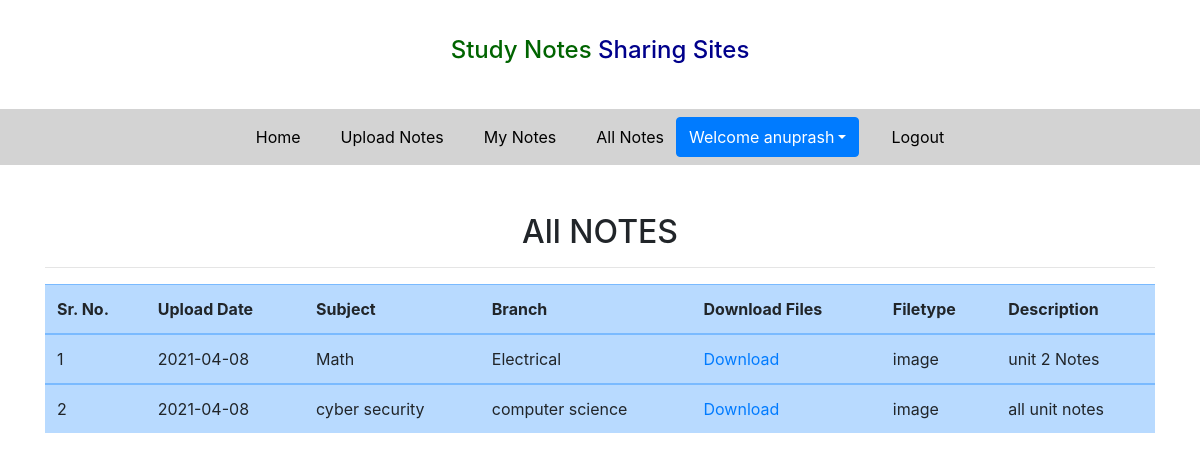
Screenshot of /view_all_notes/ (signed in) with the database file from the repository.
### notes/models.py (models this page shows, shortened)
class Notes(models.Model):
    user = models.ForeignKey(User,on_delete=models.CASCADE)
    uploadingdate = models.CharField(max_length=10)
    branch = models.CharField(max_length=10)
    subject = models.CharField(max_length=15)
    filetype = models.CharField(max_length=15)
    notesfile = models.FileField (null=True)
    role = models.CharField(max_length=15, null=True)
    description = models.CharField(max_length=150, null=True)
    status = models.CharField(max_length=15,null=True)

### notes/views.py (the view)
# urls.py: path('view_all_notes/', views.view_all_notes,name='view_all_notes'),
def view_all_notes(request):
    if not request.user.is_authenticated:
        return redirect('/login/')
    notes= Notes.objects.filter(status='Accept')
    d = {'notes':notes}
    return render(request,'view_all_notes.html',d)

### notes/templates/view_all_notes.html (shortened to what this page needs)
<!DOCTYPE html>
<html lang="en">
<head>
</head>
<body>
</body>
</html>{% extends 'user_navigation.html' %}
{% load static %}
{% block body %}
<div class="container mt-5">
    <div class="row">
        <div class="col-sm-12">
            <h2 class="text-center">All NOTES</h2>
            <hr>
            <div class="mt-3">
                <table class="table table-primary">
                    <thead>
                    <tr>
                        <th>Sr. No.</th>
                        <th>Upload Date</th>
                        <th>Subject</th>
                        <th>Branch</th>
                        <th>Download Files</th>
                        <th>Filetype</th>
                        <th>Description</th>
                    </tr>
                    </thead>
                    {% for i in notes %}
                    <tbody>
                        <tr>
                            <td>{{forloop.counter}}</td>
                            <td>{{i.uploadingdate}}</td>
                            <td>{{i.subject}}</td>
                            <td>{{i.branch}}</td>
                            <td><a href="{{i.notesfile.url}}" download>Download</a></td>
                            <td>{{i.filetype}}</td>
                            <td>{{i.description}}</td>
                        </tr>
                    </tbody>
                       {% endfor %}
                </table>
            </div>
        </div>
    </div>
</div>
{% endblock %}

### notes/templates/user_navigation.html (shortened to what this page needs)
<!DOCTYPE html>
<html lang="en">
<head>
  {% load static %}
  <link rel="stylesheet" href="https://maxcdn.bootstrapcdn.com/bootstrap/4.3.1/css/bootstrap.min.css">
  <link rel="stylesheet" href="https://use.fontawesome.com/releases/v5.6.3/css/all.css">
  <link rel="stylesheet" href="{% static 'css/style.css' %}">
</head>
<body>
<h4 class="text-center" style="padding:3%"><span style="color:darkgreen">Study Notes</span> <span style="color:darkblue">Sharing Sites</span></h4>
<nav class="navbar navbar-expand-sm justify-content-center" style="background-color:lightgray">
  <ul class="navbar-nav">
    <li class="navbar-item ">
      <a class="nav-link" href="{% url 'profile' %}">Home</a>
    </li>
    <li class="navbar-item ml-4">
      <a class="nav-link" href="{% url 'upload_notes' %}">Upload Notes</a>
    </li>
    <li class="navbar-item ml-4">
      <a class="nav-link" href="{% url 'mynotes' %}">My Notes</a>
    </li>
    <li class="navbar-item ml-4">
      <a class="nav-link" href="{% url 'view_all_notes' %}">All Notes</a>
    </li>
    <div class="btn-group">
        <button type="button" class="btn btn-primary dropdown-toggle ml-1" data-toggle="dropdown">Welcome {{request.user.first_name}}</button>
    </div>
      <li class="navbar-item ml-4">
      <a class="nav-link" href="{% url 'admin_logout' %}">Logout</a>
    </li>
  </ul>
</nav>
</body>
</html>
{% block body %}
{% endblock %}

### notes/static/css/style.css (style rules this page uses)
.nav-link { color:black }

### rows the page displays
Notes: uploadingdate "2021-04-08", subject "Math", branch "Electrical", filetype "image", description "unit 2 Notes"
Notes: uploadingdate "2021-04-08", subject "cyber security", branch "computer science", filetype "image", description "all unit notes"

### other values shown
{{ request.user.first_name }} "anuprash"
